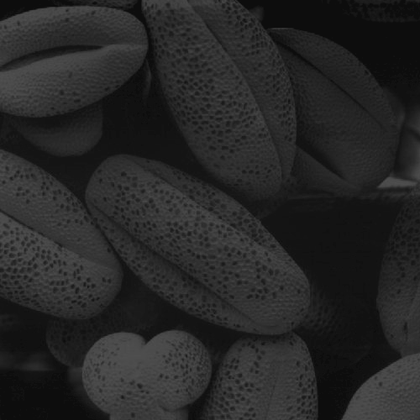
%> input picture CSE 424 Digital Image Processing - LAB/LAB4/h1.tif, 420 x 420 px, shrunk from 500 x 500 before the run
$ octave hist_equ.m   (GNU Octave 9; MATLAB toolbox functions it lacks are replaced by stand-ins)
%> lines starting %> are read from the running program, lines starting %| are printed output that depends on the picture
f = imread('h1.tif');
%> f is the input picture: size 420x420 uint8; min 10, max 81, mean 38.7
[M, N] = size(f);
%> M = 420; N = 420
n = zeros([1, 256]);

for x = 1 : M
    for y = 1 : N
        i = f(x, y);
        n(i+1) = n(i+1) + 1;
    end
end
%> after the loop, n = 256 values, max 10911 at index 20, min 0 at index 1, mean 689.1

c = 255 / (M * N);
%> c = 0.00145
s = zeros([1, 256]);

for k = 0 : 255
    t = 0;
    for j = 0 : k
        t = t + n(j+1);
    end
    s(k+1) = round(t * c);
end
%> after the loop, s = 256 values from 0 to 255


f_equ = zeros([M, N]);
for x = 1 : M
    for y = 1 : N
        i = f(x, y);
        f_equ(x, y) = s(i+1);
    end
end
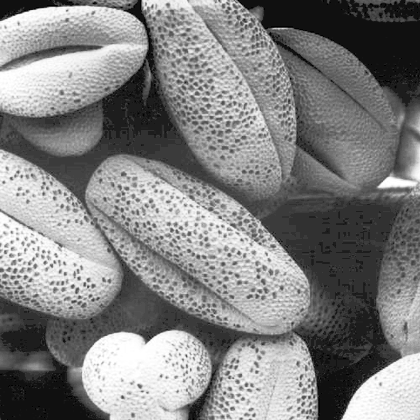
%> f_equ: size 420x420 double; min 0, max 255, mean 130.4
figure; imshow(f);
figure; imshow(f_equ, []);

n_equ = zeros([1, 256]);
for x = 1 : M
    for y = 1 : N
        i = f_equ(x, y);
        n_equ(i+1) = n_equ(i+1) + 1;
    end
end
%> after the loop, n_equ = 256 values, max 10911 at index 50, min 0 at index 3, mean 689.1
figure; stem(n);
%> after `stem(n)`:
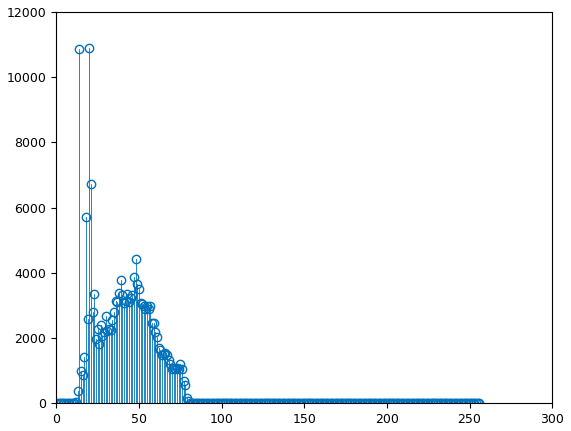
%> figure redrawn from the program's plot data; highest point at x = 20, y = 10911
figure; stem(n_equ);
%> after `stem(n_equ)`:
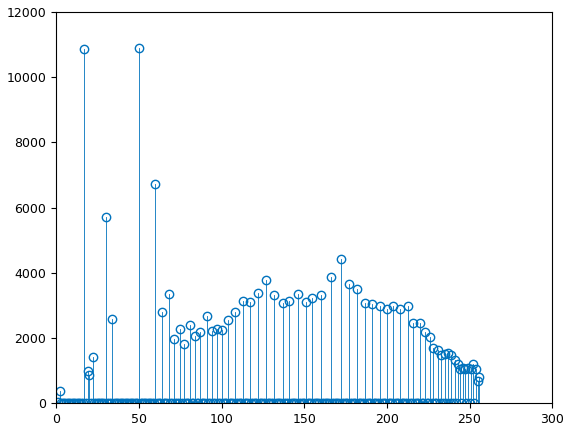
%> figure redrawn from the program's plot data; highest point at x = 50, y = 10911
